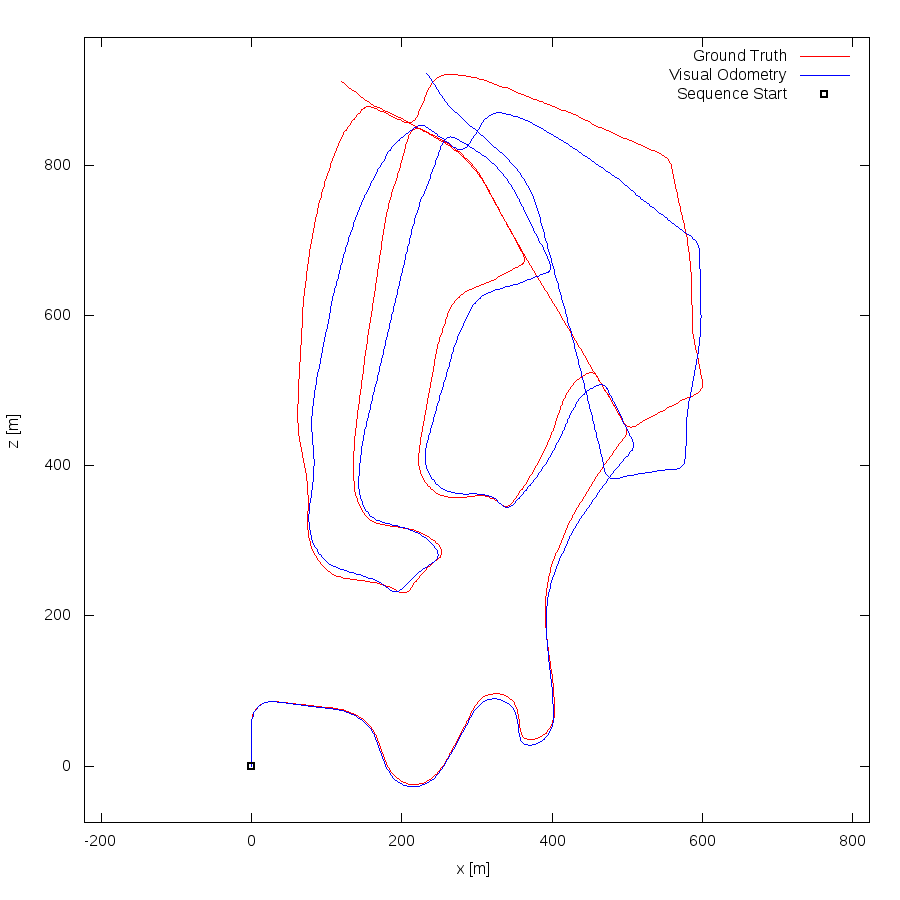

Here is the gnuplot script that generated this plot:
set term postscript eps enhanced color
set output "02.eps"
set size ratio -1
set xrange [-223:823]
set yrange [-75:970]
set xlabel "x [m]"
set ylabel "z [m]"
plot "02.txt" using 1:2 lc rgb "#FF0000" title 'Ground Truth' w lines,"02.txt" using 3:4 lc rgb "#0000FF" title 'Visual Odometry' w lines,"< head -1 02.txt" using 1:2 lc rgb "#000000" pt 4 ps 1 lw 2 title 'Sequence Start' w points
